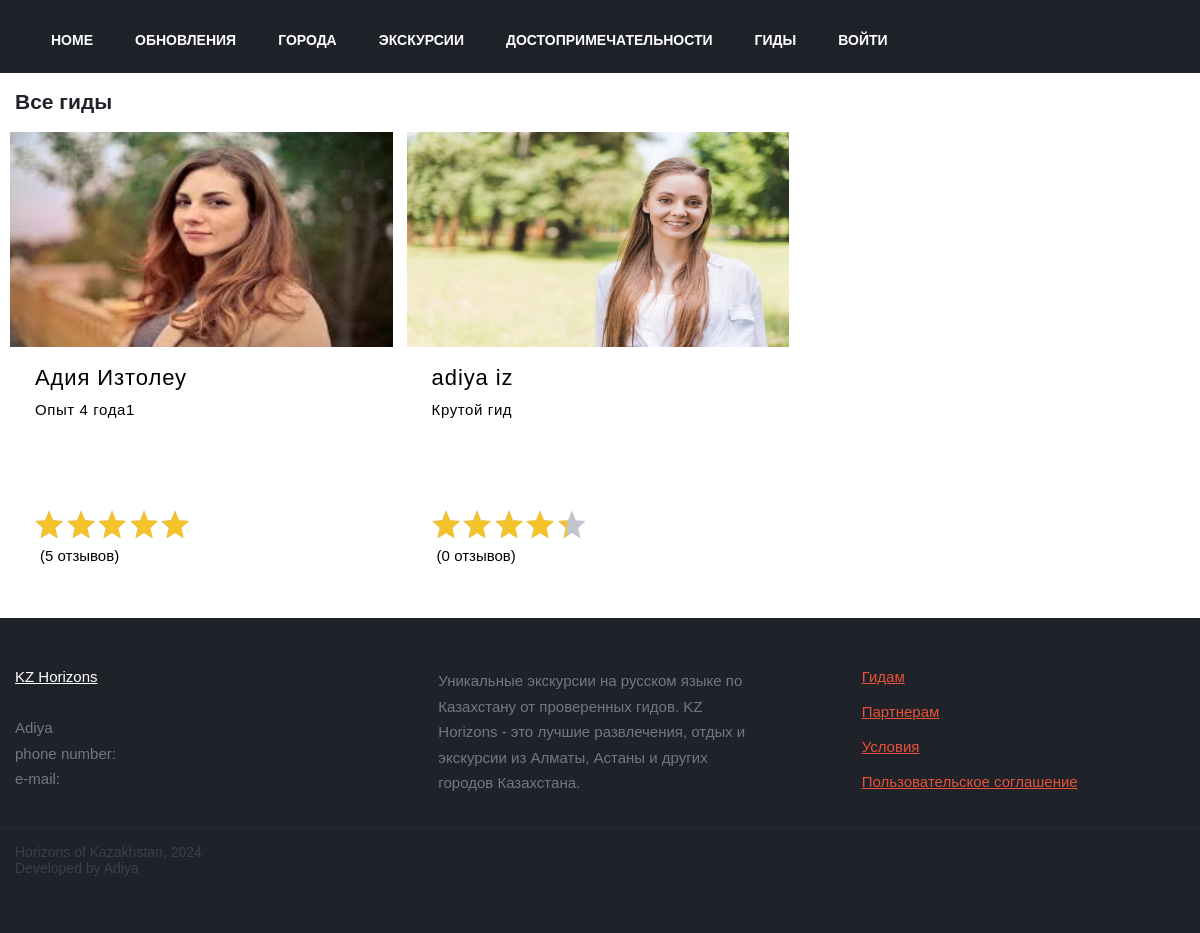
Screenshot of /users/guides/ with the database file from the repository.
### users/models.py (models this page shows, shortened)
class User(models.Model):
    def number_validation(stroke: str):
        return NumberValidation()(context=stroke)
    def mail_validation(stroke: str):
        return MailExistsValidation()(context=stroke)
    id = models.CharField(
        default=uuid.uuid4, primary_key=True, verbose_name='ID', max_length=128
    )
    photo = models.CharField(
        max_length=128, default='img/images/no-photo.jpg'
    )
    email = models.CharField(
        max_length=50, db_index=True, verbose_name='Email', blank=False, validators=[mail_validation]
    )
    password = models.CharField(
        max_length=32, db_index=True, verbose_name='Пароль', blank=False
    )
    phone = models.CharField(
        max_length=12, verbose_name='Номер телефона', blank=False, validators=[number_validation]
    )
    full_name = models.CharField(
        max_length=64, verbose_name='Имя Фамилия', blank=False
    )
    rating = models.DecimalField(
        max_digits=2, decimal_places=1, null=True, verbose_name='Рейтинг', blank=True, default=0
    )
    rating_number = models.IntegerField(
        null=True, verbose_name='Кол-ва рейтингов', blank=True, default=0
    )
    info = models.CharField(
        max_length=512, verbose_name='Информация о себе', null=True, blank=True
    )
    status = models.CharField(
        max_length=32, blank=False, default='guide', verbose_name='Статус'
    )
    class Meta:
        verbose_name = 'Пользователь'
        verbose_name_plural = 'Пользователи'
        ordering = ['email',]

### users/views.py (the view)
# urls.py: path('guides/', guides, name='guides'),
def guides(request):
    auth = True if request.session.get('is_authorized') else False
    guides_ = User.objects.filter(status='guide')
    ratings = [int(i.rating*20) for i in guides_]
    print(ratings)
    guides = []
    for i in range(len(ratings)):
        guides.append([guides_[i], ratings[i], len(Review.objects.filter(object_id=guides_[i].id))])
    print(guides)
    return render(request, 'guides.html', {'guides' : guides, 'auth' : auth})

### users/templates/guides.html (shortened to what this page needs)
{% extends "layout/basic.html" %}
{% load static %}
{% block links %}
<link rel="stylesheet" href="{% static 'styles/index.css' %}">
{% endblock %}
{% block content %}
<div class="excursions-container">
    <div class="container">
<h2>Все гиды</h2>
<ul class="excursions-list excursions-list-main rating-large" id="excursions-list">
    {% for guide in guides %}
    <li class="excursions-list-item">
        <a href="{% url 'guide' guide.0.id %}" class="excursions-item flex direction-column">
            <div class="flex excursions-head" style="background-image: url('{% static guide.0.photo %}'); background-size: 100% 100%">
            </div>
            <div class="flex j-c-space-between direction-column">
                <div class="excursions-title">
                    <span class="excursions-name">{{ guide.0.full_name }}</span>
                    <span class="excursions-location">{{ guide.0.info }}</span>
                </div>
                <div class="excursions-footer">
    <div class="excursions-rate rating-large">
    <div class="rating-stars">
    <div class="rating-content">
        <div class="rating-stars-disabled">
            <div class="rating-star"></div>
        </div>
        <div class="rating-stars-active" style="width: {{ guide.1 }}%">
            <div class="rating-star"></div>
            <div class="rating-star"></div>
            <div class="rating-star"></div>
            <div class="rating-star"></div>
            <div class="rating-star"></div>
        </div>
    </div>
    </div>
                        <span class="rating-count">
                            <span class="nowrap">({{ guide.2 }} отзывов)</span>
                        </span>
                    </div>
                </div>
            </div>
        </a>
    </li>
    {% endfor %}
</ul>
{% endblock %}

### users/static/styles/css/headfooter.css (style rules this page uses)
html { font-family: museo-sans,sans-serif }
.cities,.navigation ul,.profile-nav ul,footer nav ul,ul { list-style: none }
* { box-sizing: border-box; }
body,html { width: 100%; height: 100%; font-size: 14px; font-weight: 400; position: relative; margin: 0; padding: 0; color: #202229 }
body { padding-top: 80px; }
.container { position: relative; margin: 0 auto; max-width: 1190px; padding: 0 10px }

### users/static/styles/style.css (style rules this page uses)
.flex { display: -webkit-flex!important; }
.direction-column { flex-direction: column }
.j-c-space-between { justify-content: space-between }
.cities,.navigation ul,.profile-nav ul,footer nav ul,ul { list-style: none }
body { padding-top: 80px; }

### users/static/styles/index.css (style rules this page uses)
.cities,.navigation ul,.profile-nav ul,footer nav ul,ul { list-style: none }
.flex { display: -webkit-flex!important; }
.direction-column { flex-direction: column }
.j-c-space-between { justify-content: space-between }
.rating-stars,.rating-count { display: flex; align-items: center; flex-wrap: wrap }
.rating-count { color: #b4b4b6; font-size: 1.07142857rem; margin-top: 5px; margin-left: 5px; position: relative; top: 1px }
.rating-content { display: inline-block; position: relative; white-space: nowrap; font-size: 0; margin: 3px 0 }
.rating-stars-disabled .rating-star { background: url(../img/rating-star-disabled-small.svg) center center no-repeat }
.rating-stars-active { overflow: hidden; position: absolute; top: 0; left: 0 }
.rating-stars-active .rating-star { background: url(../img/rating-star-active-small.svg) center center no-repeat }
.rating-star { width: 14px; height: 14px; display: inline-block; vertical-align: middle; margin-right: 3.5px; background-position: center; background-size: contain; background-repeat: no-repeat }
.rating-large .rating-star { width: 28px; height: 28px }
.excursions-list { display: flex; flex-wrap: wrap; justify-content: flex-start; margin: 0 -10px; padding: 0; list-style: none }
.excursions-item { max-width: 400px }
.excursions-list-item { width: 100%; margin: 0; max-width: none; flex: none }
.excursions-list-item { width: 33%; min-width: 320px; max-width: 400px; padding: 0 5px; margin: 0 .33% 0 0; display: flex }
.excursions-item { display: block; max-width: 400px; width: 100%; background: #fff; color: #202229; text-decoration: none!important; transition: .1s; margin: 0 auto 30px; position: relative }
.excursions-head { position: relative; min-height: 215px; background-color: #c3c5cd }
.excursions-title { padding: 18px 25px 170px }
.excursions-name { font-size: 1.57142857rem; display: block; letter-spacing: .9px; line-height: 1.2; word-wrap: break-word; font-weight: 500; color: #000 }
.excursions-location { font-size: 1.07142857rem; color: #000; display: block; margin-top: 10px; letter-spacing: .6px; font-weight: 500 }
.excursions-footer { padding: 5px 25px 25px; display: flex; flex-direction: column; position: absolute; bottom: 0; left: 0; width: 100% }
.excursions-rate .rating-count { color: #000; font-weight: 500 }

### rows the page displays
User: photo (picture), full_name "Адия Изтолеу", info "Опыт 4 года1", {{ guide.1 }} 100 (drawn), rating "5"
User: photo (picture), full_name "adiya iz", info "Крутой гид", {{ guide.1 }} 86 (drawn), rating_number "0"
